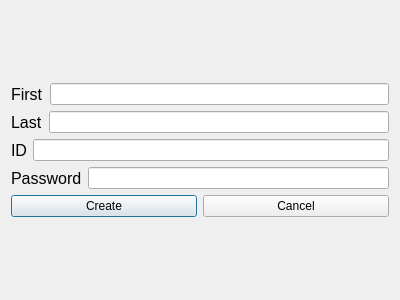
<?xml version="1.0" encoding="UTF-8"?>
<ui version="4.0">
 <class>Dialog</class>
 <widget class="QDialog" name="Dialog">
  <property name="geometry">
   <rect>
    <x>0</x>
    <y>0</y>
    <width>400</width>
    <height>300</height>
   </rect>
  </property>
  <property name="windowTitle">
   <string>Dialog</string>
  </property>
  <layout class="QGridLayout" name="gridLayout">
   <item row="0" column="0">
    <layout class="QVBoxLayout" name="verticalLayout">
     <item>
      <layout class="QHBoxLayout" name="horizontalLayout_4">
       <item>
        <widget class="QLabel" name="label_3">
         <property name="font">
          <font>
           <pointsize>12</pointsize>
          </font>
         </property>
         <property name="text">
          <string>First</string>
         </property>
        </widget>
       </item>
       <item>
        <widget class="QLineEdit" name="lineEdit_first"/>
       </item>
      </layout>
     </item>
     <item>
      <layout class="QHBoxLayout" name="horizontalLayout_5">
       <item>
        <widget class="QLabel" name="label_4">
         <property name="font">
          <font>
           <pointsize>12</pointsize>
          </font>
         </property>
         <property name="text">
          <string>Last</string>
         </property>
        </widget>
       </item>
       <item>
        <widget class="QLineEdit" name="lineEdit_last"/>
       </item>
      </layout>
     </item>
     <item>
      <layout class="QHBoxLayout" name="horizontalLayout">
       <item>
        <widget class="QLabel" name="label">
         <property name="font">
          <font>
           <pointsize>12</pointsize>
          </font>
         </property>
         <property name="text">
          <string>ID</string>
         </property>
        </widget>
       </item>
       <item>
        <widget class="QLineEdit" name="lineEdit_id"/>
       </item>
      </layout>
     </item>
     <item>
      <layout class="QHBoxLayout" name="horizontalLayout_2">
       <item>
        <widget class="QLabel" name="label_2">
         <property name="font">
          <font>
           <pointsize>12</pointsize>
          </font>
         </property>
         <property name="text">
          <string>Password</string>
         </property>
        </widget>
       </item>
       <item>
        <widget class="QLineEdit" name="lineEdit_pw"/>
       </item>
      </layout>
     </item>
     <item>
      <layout class="QHBoxLayout" name="horizontalLayout_3">
       <item>
        <widget class="QPushButton" name="pushButton_create">
         <property name="text">
          <string>Create</string>
         </property>
        </widget>
       </item>
       <item>
        <widget class="QPushButton" name="pushButton_cancel">
         <property name="text">
          <string>Cancel</string>
         </property>
        </widget>
       </item>
      </layout>
     </item>
    </layout>
   </item>
  </layout>
 </widget>
 <resources/>
 <connections/>
</ui>
